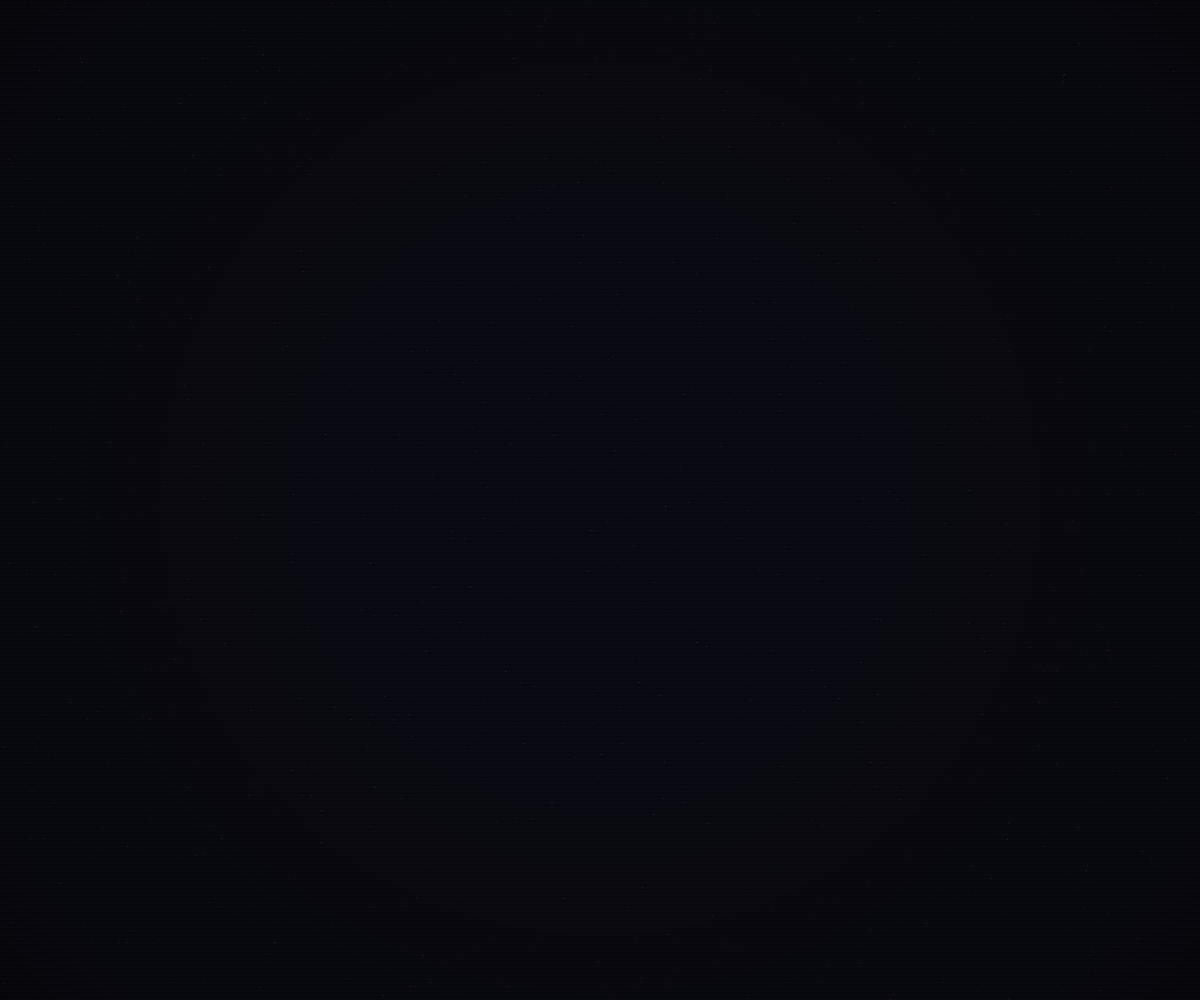
Frame 1 (no input)
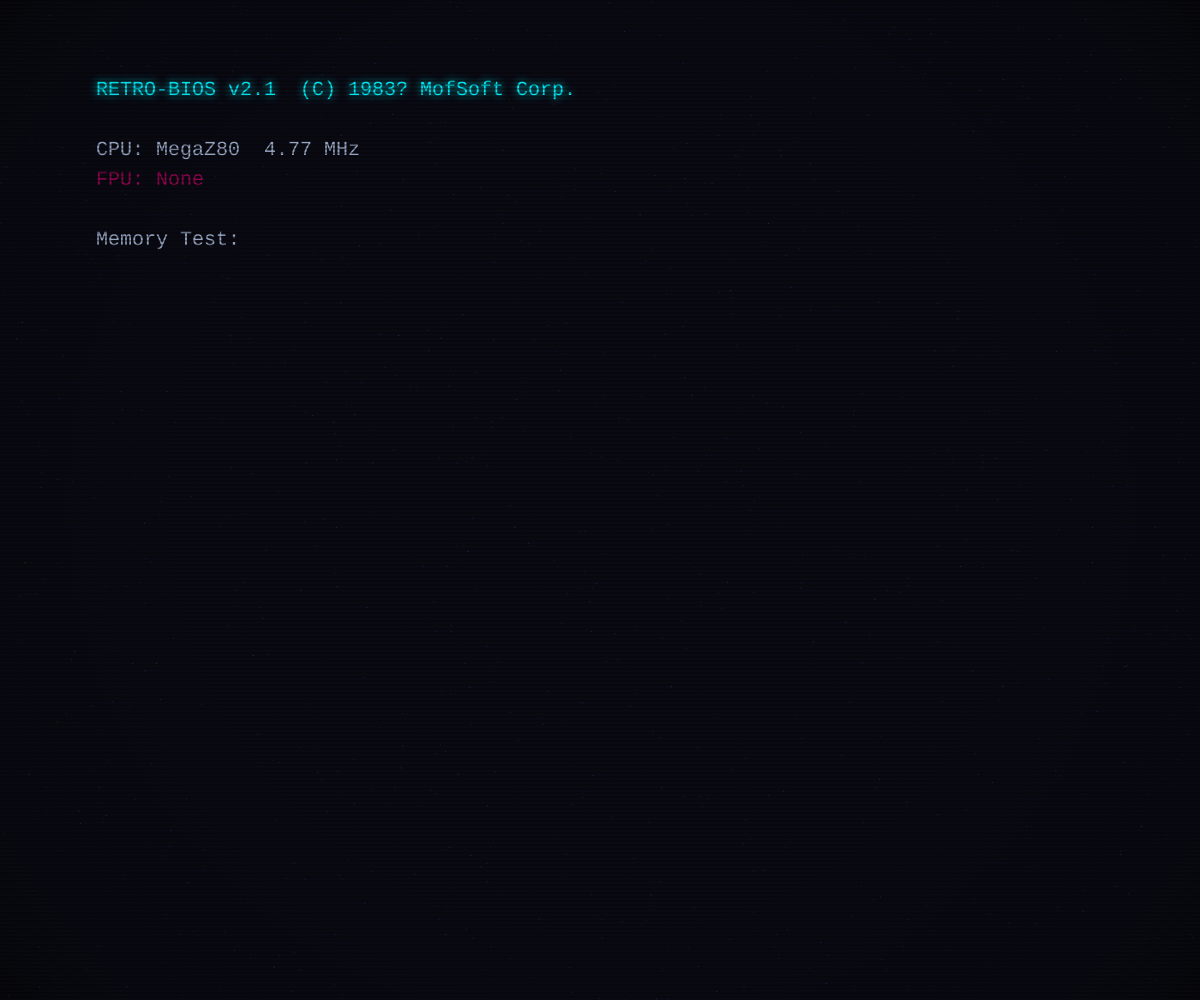
Frame 60 (no input)
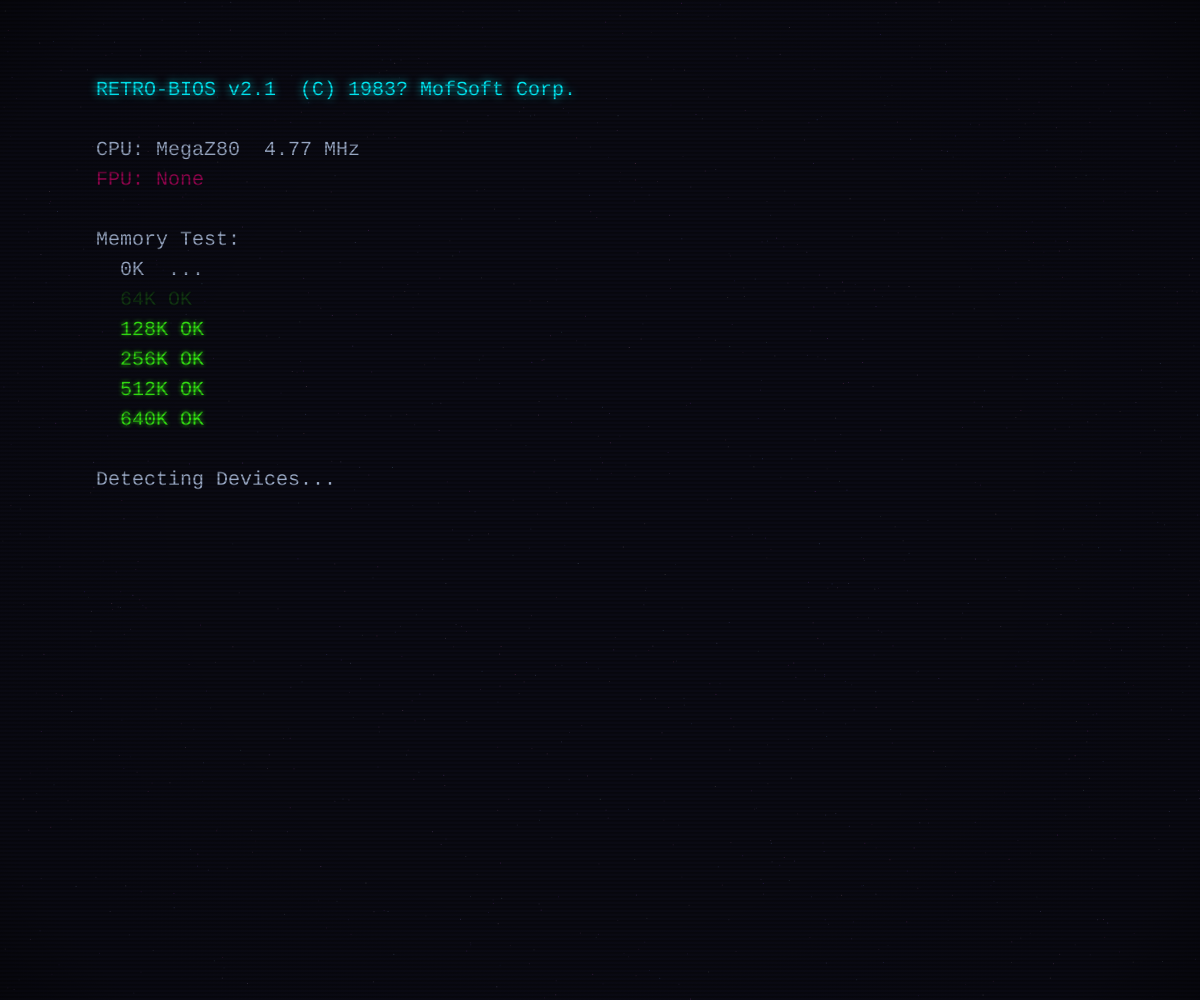
Frame 120 (the mouse pressed at the canvas centre since frame 60)

The p5.js sketch that drew these frames (run headless with seeded random() and noise() and a simulated clock; from frame 60 on, the mouse is pressed at the canvas centre):

// p5.js sketch
// ── sketch.js
let phase = 0;
let t = 0;
let biosLines = [];
let biosIdx = 0;
let biosTimer = 0;
let cursorBlink = 0;
let invaders = [];
let bullets = [];
let player = {};
let invaderDir = 1;
let invaderTimer = 0;
let bulletTimer = 0;
let titleAlpha = 0;

// 背景色チェンジ用の変数
let bgPalette = [];
let bgColIndex = 0;
let bgNextColIndex = 1;
let bgLerpFactor = 0;

// ネオンカラーパレット
const COLOR_CYAN    = [0, 243, 255];
const COLOR_MAGENTA = [255, 0, 127];
const COLOR_YELLOW  = [255, 211, 0];
const COLOR_GREEN   = [57, 255, 20];
const COLOR_PURPLE  = [189, 0, 255];

const BIOS_TEXT = [
  'RETRO-BIOS v2.1  (C) 1983? MofSoft Corp.',
  '',
  'CPU: MegaZ80  4.77 MHz',
  'FPU: None',
  '',
  'Memory Test:',
  '  0K  ...',
  '  64K OK',
  '  128K OK',
  '  256K OK',
  '  512K OK',
  '  640K OK',
  '',
  'Detecting Devices...',
  '  Primary HDD     : MegaDisk 20MB  [OK]',
  '  Floppy Drive A : 5.25"  360KB   [OK]',
  '  Floppy Drive B : None           [--]',
  '  Video Card     : CGA 320x200    [OK]',
  '  Sound Card     : None           [--]',
  '  Serial Port    : COM1           [OK]',
  '',
  'BIOS Check Complete.',
  'Loading OS...',
  '',
];

function setup() {
  createCanvas(windowWidth, windowHeight);
  textFont('monospace');
  
  bgPalette = [
    color(20, 40, 90),   // 鮮やかなエレクトリックブルー
    color(70, 20, 80),   // サイバーネオンパープル
    color(80, 20, 40),   // アシッドマゼンタ
    color(15, 60, 60)    // 鮮烈なサイバーティール
  ];
  
  resetAll();
}

function draw() {
  // ★ ぶっ壊れ演出のための画面ブレ（シェイク）処理
  let offsetX = 0;
  let offsetY = 0;
  
  // PHASE 3以外で、ランダムに強い画面シェイクを発生させる
  if (phase < 3 && random(100) < 4) {
    offsetX = random(-8, 8);
    offsetY = random(-5, 5);
  }
  
  // 画面全体をブレさせる
  push();
  translate(offsetX, offsetY);

  // 背景ベース色の決定
  if (phase === 3) {
    updateBgColor();
  } else {
    // PHASE 3以外は基本ダーク、ただし稀にグリッチで背景が一瞬フラッシュする
    if (random(100) < 1.5) {
      background(random(40, 80), 10, random(40, 80)); // 壊れたシグナル風フラッシュ
    } else {
      background(10, 10, 20);
    }
  }

  // ★ ざらつき（グレインノイズ）のエフェクト
  push();
  blendMode(ADD); 
  strokeWeight(1);
  // PHASE 3より前はノイズ密度をさらに上げて「壊れかけ」感を強調
  let densityMultiplier = (phase < 3) ? 0.0015 : 0.0006;
  let noiseDensity = constrain(floor((width * height) * densityMultiplier), 150, 1200);
  
  for (let i = 0; i < noiseDensity; i++) {
    let x = random(width);
    let y = random(height);
    if (phase < 3) {
      // PHASE 3前はRGBがバラバラにバグったカラフルなデジタル砂嵐
      stroke(random(100, 255), random(50, 200), random(150, 255), random(25, 70));
    } else {
      // PHASE 3は上品で馴染むノイズ
      stroke(random(60, 120), random(60, 120), random(80, 160), random(20, 50));
    }
    point(x, y);
  }
  pop();

  // ★ PHASE 3までの限定エフェクト：水平方向の巨大なグリッチノイズバー
  if (phase < 3 && random(100) < 8) {
    push();
    blendMode(SCREEN);
    noStroke();
    fill(random(COLOR_MAGENTA), random(COLOR_CYAN), random(255), random(40, 90));
    let barY = random(height);
    let barH = random(5, 40);
    rect(0, barY, width, barH);
    pop();
  }

  // 各フェーズのメイン描画
  if (phase === 0) doBios();
  else if (phase === 1) doPressKey();
  else if (phase === 2) doTitle();
  else if (phase === 3) doInvaders();

  drawScanlines();
  
  pop(); // 画面ブレ（translate）の終了
  t++;
}

// 背景色をじんわり更新する関数
function updateBgColor() {
  bgLerpFactor += 0.015; 
  
  if (bgLerpFactor >= 1) {
    bgLerpFactor = 0;
    bgColIndex = bgNextColIndex;
    bgNextColIndex = (bgNextColIndex + 1) % bgPalette.length;
  }
  
  let currentBg = lerpColor(bgPalette[bgColIndex], bgPalette[bgNextColIndex], bgLerpFactor);
  background(currentBg);
}

// 発光（グロー）エフェクト付きテキスト
function neonText(str, x, y, r, g, b, alpha = 255, glowSize = 10) {
  push();
  // ★ PHASE 3前はテキスト自体も稀にバグらせる（文字を横に引き伸ばす）
  if (phase < 3 && random(100) < 0.5) {
    translate(random(-15, 15), 0);
  }
  drawingContext.shadowBlur = glowSize;
  drawingContext.shadowColor = `rgba(${r}, ${g}, ${b}, ${alpha / 255})`;
  fill(r, g, b, alpha);
  text(str, x, y);
  pop();
}

function drawScanlines() {
  noStroke();
  for (let y = 0; y < height; y += 4) {
    fill(0, 0, 0, (phase < 3) ? 85 : 65); // PHASE 3前は走査線を濃くしてCRTの故障感を演出
    rect(0, y, width, 1.8);
  }

  let g = drawingContext.createRadialGradient(
    width/2, height/2, height * 0.2,
    width/2, height/2, height * 1.0
  );
  g.addColorStop(0, 'rgba(0,0,0,0)');
  g.addColorStop(0.6, 'rgba(0, 0, 0, 0.1)'); 
  g.addColorStop(1, 'rgba(0,0,0,0.95)'); 
  drawingContext.fillStyle = g;
  drawingContext.fillRect(0, 0, width, height);
}

function doBios() {
  // グッチ感を出すためにタイマーをたまに狂わせる
  if (random(100) < 5) biosTimer += 2;
  else biosTimer++;
  
  if (biosTimer % 8 === 0 && biosIdx < BIOS_TEXT.length) {
    biosLines.push(BIOS_TEXT[biosIdx]);
    biosIdx++;
  }

  let fs = constrain(width * 0.025, 14, 20);
  let lh = fs * 1.5;
  let mx = width * 0.08;
  let my = height * 0.08;

  textSize(fs);
  textAlign(LEFT, TOP);

  for (let i = 0; i < biosLines.length; i++) {
    let line = biosLines[i];
    // ★ 稀に1行だけ文字を激しく明滅させるバグ
    let currentAlpha = (phase < 3 && random(100) < 2) ? random(50, 100) : 255;
    
    if (i === 0) {
      neonText(line, mx, my + i * lh, ...COLOR_CYAN, currentAlpha, 8);
    } else if (line.includes('[OK]') || line.includes(' OK')) {
      neonText(line, mx, my + i * lh, ...COLOR_GREEN, currentAlpha - 35, 4);
    } else if (line.includes('[--]') || line.includes('None')) {
      neonText(line, mx, my + i * lh, ...COLOR_MAGENTA, currentAlpha - 105, 0);
    } else {
      neonText(line, mx, my + i * lh, 200, 220, 255, currentAlpha - 55, 0);
    }
  }

  if (biosIdx >= BIOS_TEXT.length) {
    cursorBlink++;
    if (cursorBlink % 30 < 15) {
      neonText('_', mx, my + biosLines.length * lh, ...COLOR_GREEN);
    }
    if (cursorBlink > 45) {
      phase = 1; t = 0; cursorBlink = 0;
    }
  }
}

function doPressKey() {
  let fs = constrain(width * 0.025, 14, 20);
  let lh = fs * 1.5;
  let mx = width * 0.08;
  let my = height * 0.08;

  textSize(fs);
  textAlign(LEFT, TOP);
  for (let i = 0; i < BIOS_TEXT.length; i++) {
    neonText(BIOS_TEXT[i], mx, my + i * lh, 100, 120, 150, 100, 0);
  }

  cursorBlink++;
  let mfs = constrain(width * 0.03, 16, 24);
  textSize(mfs);
  textAlign(CENTER, CENTER);
  if (cursorBlink % 40 < 20) {
    neonText('PRESS ANY KEY TO SYSTEM BOOT', width / 2, height * 0.85, ...COLOR_CYAN, 255, 12);
  }

  if (cursorBlink > 120) {
    phase = 2; t = 0; cursorBlink = 0; titleAlpha = 0;
    initInvaders();
  }
}

function doTitle() {
  titleAlpha = min(titleAlpha + 5, 255);

  let fs = constrain(width * 0.07, 32, 70);
  textAlign(CENTER, CENTER);
  textSize(fs);
  textStyle(BOLD);
  
  // ★ タイトル文字も微妙にRGBがズレるようなグリッチをたまに入れる
  let titleX = width / 2;
  if (random(100) < 3) titleX += random(-10, 10);
  
  neonText('I N V A D E R S', titleX, height * 0.28, ...COLOR_MAGENTA, titleAlpha, 20);
  textStyle(NORMAL);

  textSize(fs * 0.35);
  neonText('== NEON GALAXIAN TABLE ==', width / 2, height * 0.42, ...COLOR_CYAN, titleAlpha, 10);

  let types = [
    { shape: 2, pts: '= 30 PTS', y: 0.52, col: COLOR_CYAN },
    { shape: 1, pts: '= 20 PTS', y: 0.62, col: COLOR_MAGENTA },
    { shape: 0, pts: '= 10 PTS', y: 0.72, col: COLOR_YELLOW },
  ];
  for (let tp of types) {
    push();
    drawingContext.shadowBlur = 15;
    drawingContext.shadowColor = `rgba(${tp.col[0]}, ${tp.col[1]}, ${tp.col[2]}, ${titleAlpha / 255})`;
    fill(...tp.col, titleAlpha);
    // 敵のデモもたまに座標をバグらせる
    let enemyX = width / 2 - width * 0.1;
    if (random(100) < 2) enemyX += random(-5, 5);
    drawInvaderShape(enemyX, height * tp.y, tp.shape, fs * 0.5, 0, tp.col);
    pop();

    textSize(fs * 0.3);
    textAlign(LEFT, CENTER);
    neonText(tp.pts, width / 2 - width * 0.03, height * tp.y, 255, 255, 255, titleAlpha, 5);
  }

  textAlign(CENTER, CENTER);
  textSize(fs * 0.28);
  if (t % 60 < 30) {
    neonText('INSERT COIN TO PLAY', width / 2, height * 0.88, ...COLOR_YELLOW, titleAlpha, 10);
  }

  if (t > 150) {
    phase = 3; t = 0;
    invaderDir = 1; invaderTimer = 0; bulletTimer = 0;
    bullets = [];
    bgColIndex = 0;
    bgNextColIndex = 1;
    bgLerpFactor = 0;
  }
}

function doInvaders() {
  let fs = constrain(width * 0.025, 14, 22);
  textSize(fs);
  textAlign(LEFT, TOP);
  neonText('SCORE: 01,420', width * 0.06, height * 0.04, ...COLOR_CYAN, 255, 8);
  textAlign(RIGHT, TOP);
  neonText('HI-SCORE: 99,990', width * 0.94, height * 0.04, ...COLOR_MAGENTA, 255, 8);

  invaderTimer++;
  let speed = 45;
  if (invaderTimer % speed === 0) {
    let hitWall = false;
    for (let inv of invaders) {
      inv.x += invaderDir * width * 0.025;
      inv.frame = (inv.frame + 1) % 2;
      if (inv.x > width * 0.9 || inv.x < width * 0.1) hitWall = true;
    }
    if (hitWall) {
      invaderDir *= -1;
      for (let inv of invaders) inv.y += height * 0.035;
    }
  }

  let isz = constrain(width * 0.04, 18, 32);
  for (let inv of invaders) {
    let col = COLOR_CYAN;
    if (inv.type === 1) col = COLOR_MAGENTA;
    if (inv.type === 2) col = COLOR_YELLOW;

    push();
    drawingContext.shadowBlur = 12;
    drawingContext.shadowColor = `rgba(${col[0]}, ${col[1]}, ${col[2]}, 0.8)`;
    fill(...col);
    drawInvaderShape(inv.x, inv.y, inv.type, isz, inv.frame, col);
    pop();
  }

  push();
  drawingContext.shadowBlur = 15;
  drawingContext.shadowColor = `rgba(${COLOR_GREEN[0]}, ${COLOR_GREEN[1]}, ${COLOR_GREEN[2]}, 0.8)`;
  fill(...COLOR_GREEN);
  drawPlayer(player.x, player.y, isz * 1.2);
  pop();

  player.x += player.vx;
  if (player.x > width * 0.88) player.vx = -2.5;
  if (player.x < width * 0.12) player.vx = 2.5;

  bulletTimer++;
  if (bulletTimer % 40 === 0 && invaders.length > 0) {
    let shooter = invaders[floor(random(invaders.length))];
    bullets.push({ x: shooter.x, y: shooter.y, vy: 5, owner: 'inv' });
  }
  if (bulletTimer % 60 === 0) {
    bullets.push({ x: player.x, y: player.y - isz, vy: -8, owner: 'player' });
  }

  for (let i = bullets.length - 1; i >= 0; i--) {
    let b = bullets[i];
    b.y += b.vy;

    push();
    if (b.owner === 'inv') {
      drawingContext.shadowBlur = 10;
      drawingContext.shadowColor = `rgba(${COLOR_MAGENTA[0]}, ${COLOR_MAGENTA[1]}, ${COLOR_MAGENTA[2]}, 0.8)`;
      stroke(...COLOR_MAGENTA);
      strokeWeight(2.5);
      let wave = sin(b.y * 0.2) * 5;
      line(b.x + wave, b.y, b.x + wave, b.y + 12);
    } else {
      drawingContext.shadowBlur = 12;
      drawingContext.shadowColor = `rgba(${COLOR_GREEN[0]}, ${COLOR_GREEN[1]}, ${COLOR_GREEN[2]}, 0.9)`;
      stroke(220, 255, 220);
      strokeWeight(3);
      line(b.x, b.y, b.x, b.y + 14);
    }
    pop();

    if (b.y < 0 || b.y > height) bullets.splice(i, 1);
  }

  push();
  drawingContext.shadowBlur = 8;
  drawingContext.shadowColor = `rgba(${COLOR_PURPLE[0]}, ${COLOR_PURPLE[1]}, ${COLOR_PURPLE[2]}, 0.6)`;
  stroke(...COLOR_PURPLE);
  strokeWeight(2);
  line(width * 0.05, height * 0.9, width * 0.95, height * 0.9);
  pop();

  if (t > 450) { 
    phase = 0; t = 0;
    resetAll();
  }
}

function drawInvaderShape(x, y, type, sz, frame, col) {
  push();
  translate(x, y);
  noStroke();

  if (type === 0) {
    rect(-sz*0.5, -sz*0.3, sz, sz*0.5, 2);
    rect(-sz*0.2, -sz*0.5, sz*0.4, sz*0.2);
    let leg = frame === 0 ? sz*0.2 : sz*0.1;
    rect(-sz*0.4, sz*0.2, sz*0.2, leg);
    rect(sz*0.2, sz*0.2, sz*0.2, leg);
    fill(0, 0, 10, 120); 
    rect(-sz*0.25, -sz*0.1, sz*0.15, sz*0.1);
    rect(sz*0.1, -sz*0.1, sz*0.15, sz*0.1);
  } else if (type === 1) {
    ellipse(0, 0, sz*1.1, sz*0.7);
    let ant = frame === 0 ? sz*0.2 : sz*0.3;
    stroke(...col);
    strokeWeight(2);
    line(-sz*0.3, -sz*0.2, -sz*0.4, -ant);
    line(sz*0.3, -sz*0.2, sz*0.4, -ant);
    noStroke();
    fill(0, 0, 10, 120);
    ellipse(-sz*0.2, 0, sz*0.15, sz*0.15);
    ellipse(sz*0.2, 0, sz*0.15, sz*0.15);
  } else {
    rect(-sz*0.6, -sz*0.2, sz*1.2, sz*0.4, 4);
    rect(-sz*0.3, -sz*0.4, sz*0.6, sz*0.2);
    fill(0, 0, 10, 120);
    for (let i = -1; i <= 1; i += 2) {
      rect(i * sz * 0.25 - sz*0.05, -sz*0.1, sz*0.1, sz*0.2);
    }
  }
  pop();
}

function drawPlayer(x, y, sz) {
  push();
  translate(x, y);
  noStroke();
  triangle(-sz*0.6, sz*0.3, 0, -sz*0.5, sz*0.6, sz*0.3);
  fill(255, 255, 255);
  triangle(-sz*0.15, sz*0.1, 0, -sz*0.4, sz*0.15, sz*0.1);
  fill(...COLOR_GREEN);
  rect(-sz*0.4, -sz*0.1, sz*0.1, sz*0.3);
  rect(sz*0.3, -sz*0.1, sz*0.1, sz*0.3);
  pop();
}

function initInvaders() {
  invaders = [];
  let cols = 8, rows = 3;
  let sx = width * 0.18;
  let sy = height * 0.24;
  let gx = width * 0.09;
  let gy = height * 0.09;
  for (let r = 0; r < rows; r++) {
    for (let c = 0; c < cols; c++) {
      invaders.push({
        x: sx + c * gx,
        y: sy + r * gy,
        type: r,
        frame: 0
      });
    }
  }
  player = { x: width / 2, y: height * 0.82, vx: 2.5 };
}

function resetAll() {
  biosLines = [];
  biosIdx = 0;
  biosTimer = 0;
  cursorBlink = 0;
  titleAlpha = 0;
  bullets = [];
  initInvaders();
}

function windowResized() {
  resizeCanvas(windowWidth, windowHeight);
}
